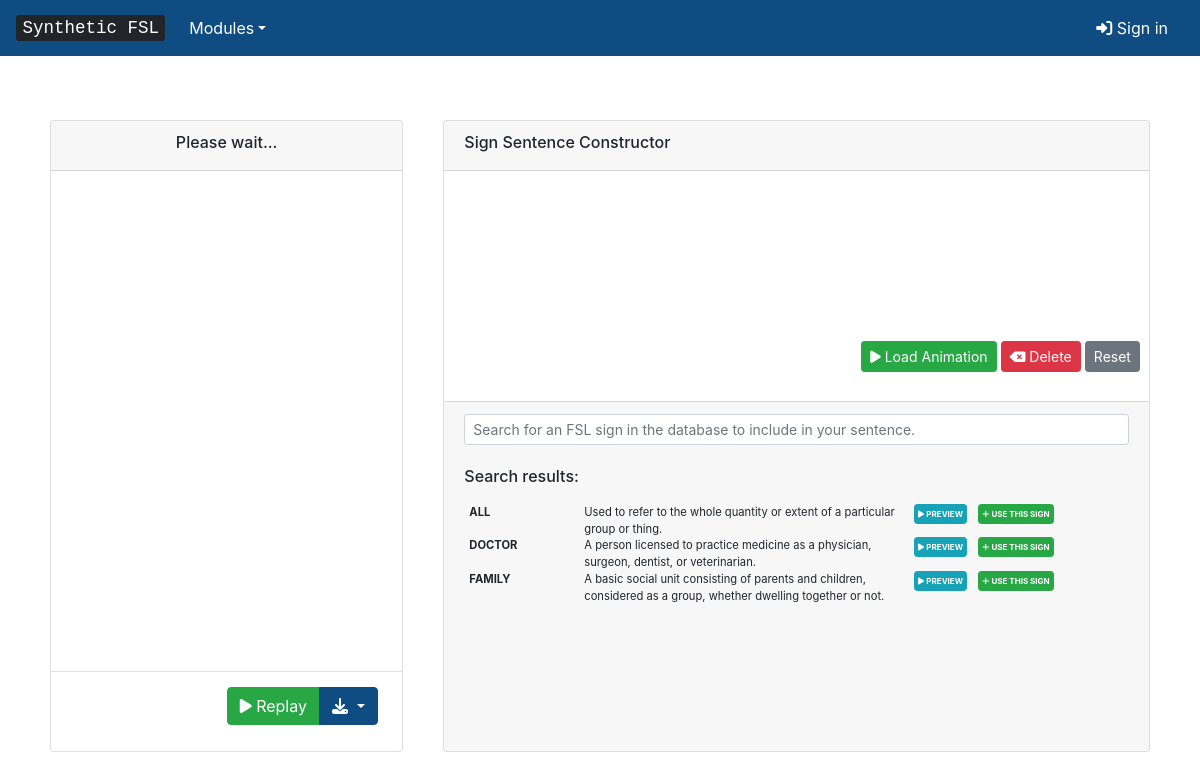
Screenshot of /translator/ with the database file from the repository.
### inventory/models.py (models this page shows, shortened)
class Sign(models.Model):
	name = models.CharField(max_length=200, verbose_name='Name')
	description = models.TextField(verbose_name='Description')
	twoHanded = models.BooleanField(default=False)
	rightHandshape = models.ForeignKey(Handshape, verbose_name="Right Handshape", default="1", on_delete=models.CASCADE, related_name='rightHandshape_sign_set')
	rightFingerDirection = models.CharField(max_length=5, verbose_name='Right External Finger Direction', default='')
	rightPalmOrientation = models.CharField(max_length=5, verbose_name='Right Palm Orientation', default='')
	leftHandshape = models.ForeignKey(Handshape, verbose_name="Left Handshape", default="1", on_delete=models.CASCADE, related_name='leftHandshape_sign_set')
	leftFingerDirection = models.CharField(max_length=5, verbose_name='Left External Finger Direction', default='')
	leftPalmOrientation = models.CharField(max_length=5, verbose_name='Left Palm Orientation', default='')
	locationType = models.CharField(max_length=20, verbose_name='Location Type', default='')
	rightLocation = models.CharField(max_length=20, verbose_name='Right Hand Location', default='')
	rightLocationSide = models.CharField(max_length=20, verbose_name='Right Hand Location Side', default='')
	rightLocationContact = models.CharField(max_length=20, verbose_name='Right Hand Location Contact', default='')
	leftLocation = models.CharField(max_length=20, verbose_name='Left Hand Location', default='')
	leftLocationSide = models.CharField(max_length=20, verbose_name='Left Hand Location Contact', default='')
	leftLocationContact = models.CharField(max_length=20, verbose_name='Left Hand Location Side', default='')
	constellationContact = models.CharField(max_length=20, verbose_name='Constellation Contact', default='')
	constellationLocation = models.CharField(max_length=20, verbose_name='Constellation Location', default='')
	constellationLocationSide = models.CharField(max_length=20, verbose_name='Constellation Location Side', default='')
	constellationLocationContact = models.CharField(max_length=20, verbose_name='Constellation Location Contact', default='')
	rightContactType = models.CharField(max_length=20, verbose_name='Right Contact Type', default='')
	leftContactType = models.CharField(max_length=20, verbose_name='Left Contact Type', default='')
	rightContactFinger = models.CharField(max_length=5, verbose_name='Constellation Location Contact', default='')
	rightContactPart = models.CharField(max_length=20, verbose_name='Right Contact Part', default='')
	rightContactSide = models.CharField(max_length=20, verbose_name='Right Contact Side', default='')
	leftContactFinger = models.CharField(max_length=20, verbose_name='Right Contact Side', default='')
	leftContactPart = models.CharField(max_length=20, verbose_name='Right Contact Side', default='')
	leftContactSide = models.CharField(max_length=20, verbose_name='Right Contact Side', default='')
	sigml = models.TextField(default="<sigml></sigml>");
	rightMotionSequence = ListTextField(base_field=models.CharField(max_length=1000), size=10,)
	rightMotionTags = ListTextField(base_field=models.CharField(max_length=500), size=10,)
	rightTargetConfigs = ListTextField(base_field=models.CharField(max_length=500), size=10,)
	rightTargetLocs = ListTextField(base_field=models.CharField(max_length=500), size=10,)
	leftMotionSequence = ListTextField(base_field=models.CharField(max_length=1000), size=10,)
	leftMotionTags = ListTextField(base_field=models.CharField(max_length=500), size=10,)
	leftTargetConfigs = ListTextField(base_field=models.CharField(max_length=500), size=10,)
	leftTargetLocs = ListTextField(base_field=models.CharField(max_length=500), size=10,)
	nondom = models.BooleanField(default=False)
	motionType = models.CharField(max_length=20, verbose_name='Motion Type', default='split')
	symmetry = models.CharField(max_length=7, verbose_name='Symmetry', default='split')
	outofphase = models.BooleanField(default=False)
	class Meta:
		ordering = ['name']

### inventory/views.py (the view, shortened to what this page needs)
# urls.py: path("translator/", views.translator, name="translator"),
def translator(request):
	spellout = False;
	sigml = ""
	query = ""
	url_parameter = request.GET.get("q")
	signs = Sign.objects.all()
	if request.is_ajax():
		print("QUERY: "+query);
		html = render_to_string(template_name="inventory/translator-partial.html",context={'signs' : signs, 'spellout' : spellout, 'sigml' : sigml, 'query' : query})
		data_dict = {"html_from_view": html}
		return JsonResponse(data=data_dict, safe=False)
	context = {'signs' : signs}
	return render(request, "inventory/translator.html", context)

### inventory/templates/inventory/translator.html (shortened to what this page needs)
{% extends 'inventory/avatargui.html' %}
{% load static %}
{% block info %}
<div class="card">
	<h6 class="card-header" style="height:50px;">
		Sign Sentence Constructor
	</h6>
	<div class="card-body" id="sentence" style="height:150px;"></div>
	<div class="card-body text-right" style="height:80px;">
		<div class="row justify-content-end">
			<button type="button" class="btn btn-sm btn-success" onclick="generateSentence();"><i class="fas fa-play"></i> Load Animation</button>&nbsp;
			<button type="button" class="btn btn-sm btn-danger" onclick="backspace();"><i class="fas fa-backspace"></i> Delete</button>&nbsp;
			<button type="button" class="btn btn-sm btn-secondary" onclick="clearSentence();">Reset</button>&nbsp;
		</div>
	</div>
	<div class="card-footer" style="height:350px;">
		<form style="margin-bottom: 0px;">
		<input id="user-input" class="form-control form-control-sm w-100" type="text" placeholder="Search for an FSL sign in the database to include in your sentence." aria-label="Search">
		</form><br>
		<h6>Search results:</h6>
		<div id="replaceable-content" style="padding-top:10px;padding-left:5px;font-size: 0.7rem;height:230px;overflow-y:scroll;">
				{% include 'inventory/translator-partial.html' %}
		</div>
	</div>
</div>
{% endblock %}

### inventory/templates/inventory/translator-partial.html (shortened to what this page needs)
{% if signs and not spellout %}
{% for sign in signs %}
<div class="row">
	<div class="col-2">
		<strong>{{ sign.name }}</strong>
	</div>
	<div class="col-6">
		{{ sign.description}}
	</div>
	<div class=col>
		<div class="row">
			<button class="btn btn-sm btn-info mb-1" value="{{ sign.name }}" data="{{ sign.sigml }}" style="padding:3px;font-size:0.5rem;" onclick="writesigml(this.getAttribute('data'))"><i class="fas fa-play"></i> <strong>PREVIEW</strong></button>&emsp;
			<button class="btn btn-sm btn-success mb-1" value="{{ sign.name }}" data="{{ sign.sigml }}" style="padding:3px;font-size:0.5rem;" onclick="includeSign(this);"><i class="fas fa-plus"></i> <strong>USE THIS SIGN</strong></button>
		</div>
	</div>
</div>
{% endfor %}
{% endif %}

### inventory/static/css/style.css (style rules this page uses)
input, label { display:block; }

### rows the page displays
Sign: name "ALL", description "Used to refer to the whole quantity or extent of a particular group or thing."
Sign: name "DOCTOR", description "A person licensed to practice medicine as a physician, surgeon, dentist, or veterinarian."
Sign: name "FAMILY", description "A basic social unit consisting of parents and children, considered as a group, whether dwelling together or not."
